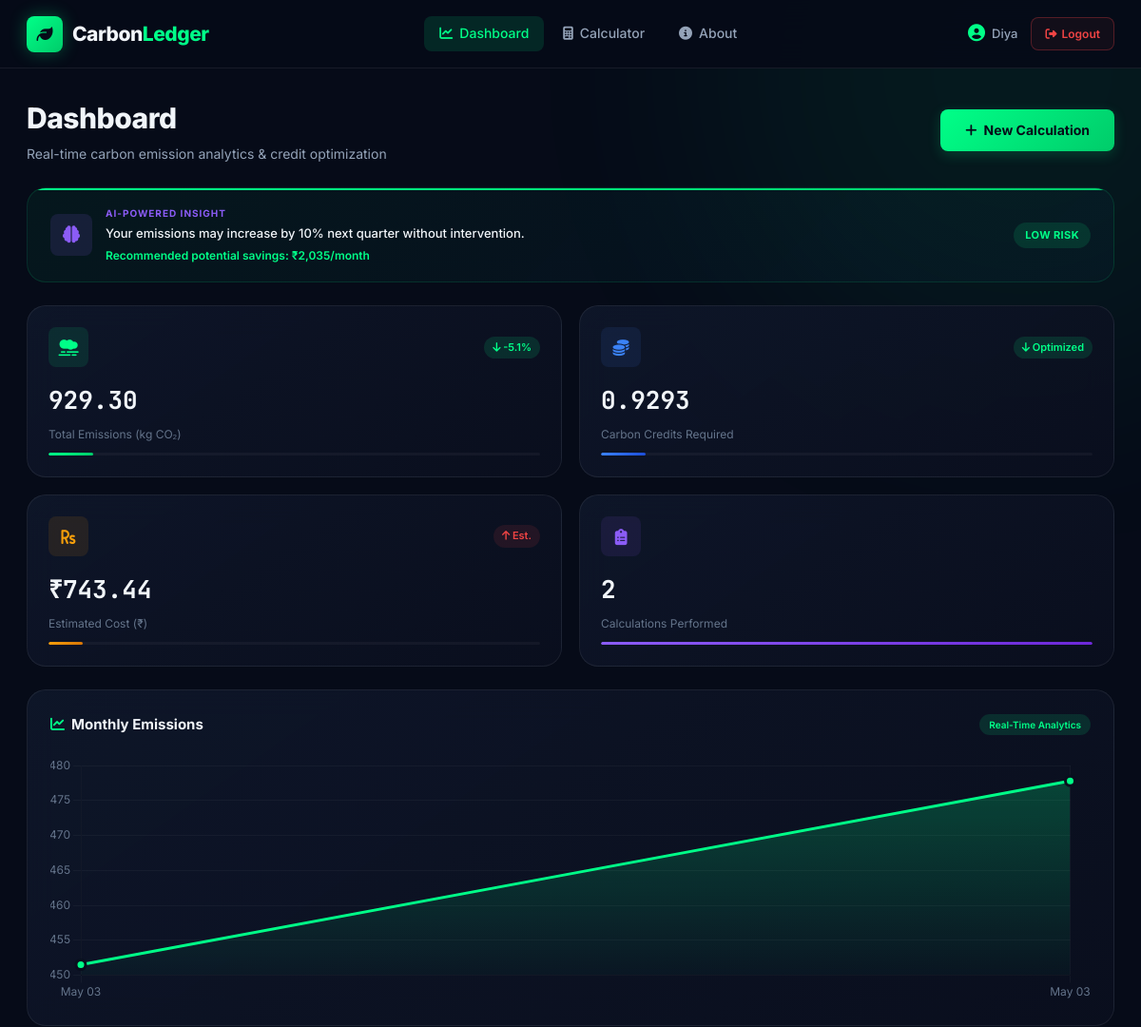
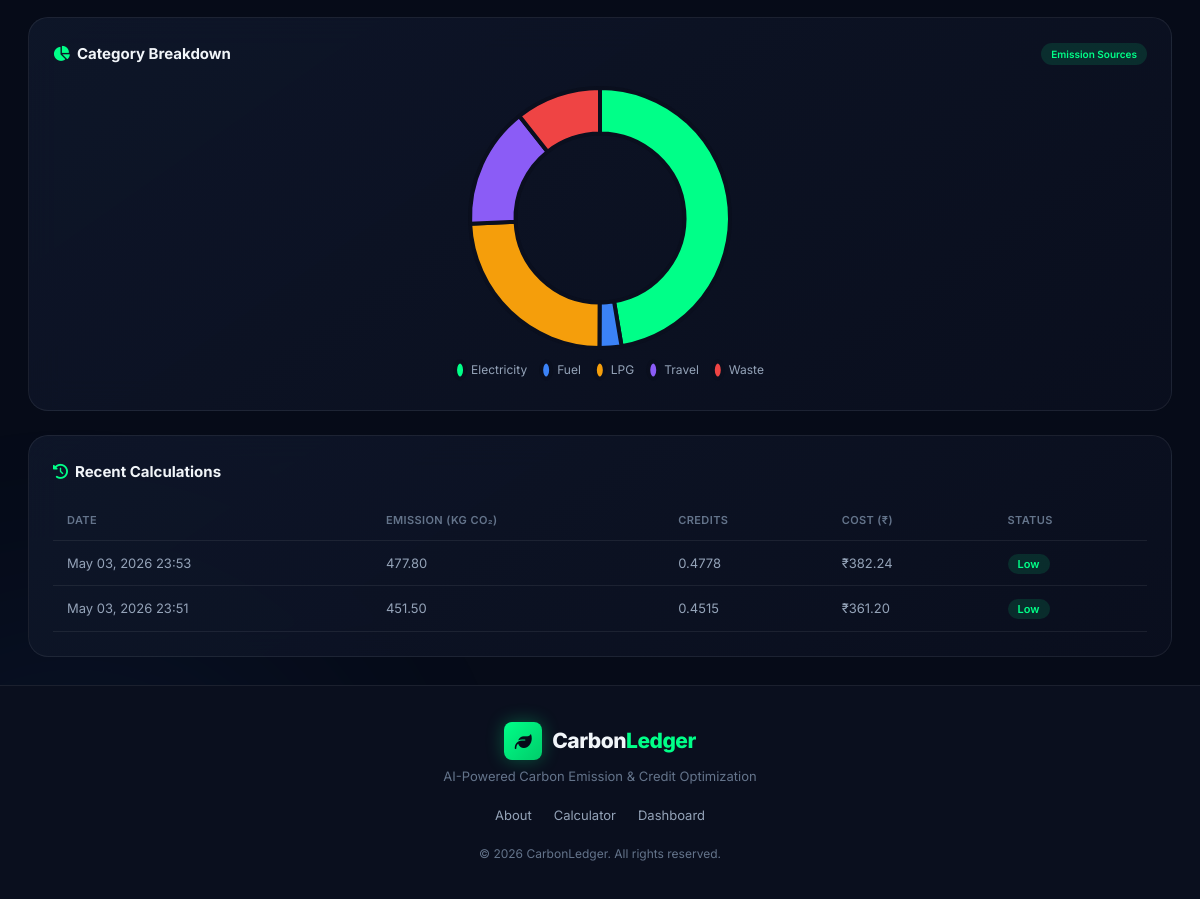
The page /dashboard/ (signed in) on the database its author committed (2 pictures, top to bottom).
### calculator/models.py (models this page shows, shortened)
class EmissionRecord(models.Model):
    user = models.ForeignKey(User, on_delete=models.CASCADE, related_name='emissions')
    electricity_kwh = models.FloatField(default=0)
    fuel_litres = models.FloatField(default=0)
    lpg_cylinders = models.FloatField(default=0)
    travel_km = models.FloatField(default=0)
    waste_kg = models.FloatField(default=0)
    total_emission = models.FloatField(default=0)
    carbon_credits = models.FloatField(default=0)
    estimated_cost = models.FloatField(default=0)
    electricity_emission = models.FloatField(default=0)
    fuel_emission = models.FloatField(default=0)
    lpg_emission = models.FloatField(default=0)
    travel_emission = models.FloatField(default=0)
    waste_emission = models.FloatField(default=0)
    created_at = models.DateTimeField(auto_now_add=True)
    class Meta:
        ordering = ['-created_at']

### calculator/views.py (the view)
# urls.py: path('dashboard/', views.dashboard_view, name='dashboard'),
@login_required(login_url='login')
def dashboard_view(request):
    recs = EmissionRecord.objects.filter(user=request.user)
    total_em = recs.aggregate(Sum('total_emission'))['total_emission__sum'] or 0
    total_cr = recs.aggregate(Sum('carbon_credits'))['carbon_credits__sum'] or 0
    total_co = recs.aggregate(Sum('estimated_cost'))['estimated_cost__sum'] or 0
    cnt = recs.count()
    ee = recs.aggregate(Sum('electricity_emission'))['electricity_emission__sum'] or 0
    fe = recs.aggregate(Sum('fuel_emission'))['fuel_emission__sum'] or 0
    le = recs.aggregate(Sum('lpg_emission'))['lpg_emission__sum'] or 0
    te = recs.aggregate(Sum('travel_emission'))['travel_emission__sum'] or 0
    we = recs.aggregate(Sum('waste_emission'))['waste_emission__sum'] or 0
    recent = list(recs[:6])
    m_labels = [r.created_at.strftime('%b %d') for r in reversed(recent)]
    m_data = [float(r.total_emission) for r in reversed(recent)]
    fi = generate_fake_insight(total_em)
    return render(request, 'dashboard.html', {
        'total_emission': round(total_em, 2),
        'total_credits': round(total_cr, 4),
        'total_cost': round(total_co, 2),
        'record_count': cnt,
        'monthly_labels': m_labels,
        'monthly_data': m_data,
        'cat_labels': ['Electricity', 'Fuel', 'LPG', 'Travel', 'Waste'],
        'cat_data': [float(ee), float(fe), float(le), float(te), float(we)],
        'fake_insight': fi,
        'recent_records': recs[:5],
    })

### calculator/utils.py (called while the page is built)
def generate_fake_insight(total):
    pct = random.randint(5, 18)
    sav = random.randint(800, 5000)
    return {
        'prediction': f"Your emissions may increase by {pct}% next quarter without intervention.",
        'saving': f"Recommended potential savings: ₹{sav:,}/month",
        'rating': 'Moderate Risk' if total > 3000 else 'Low Risk',
        'trend': 'up' if total > 2000 else 'down',
    }

### templates/dashboard.html (shortened to what this page needs)
{% extends 'base.html' %}
{% block nd %}act{% endblock %}
{% block content %}
<div class="dash">
    <div class="phdr">
        <div><h1 class="ptl">Dashboard</h1><p class="pstl">Real-time carbon emission analytics & credit optimization</p></div>
        <a href="{% url 'calculator_input' %}" class="bp"><i class="fas fa-plus"></i> New Calculation</a>
    </div>
    <div class="insb">
        <div class="insi"><i class="fas fa-brain"></i></div>
        <div>
            <span class="inslb">AI-Powered Insight</span>
            <p class="instx">{{ fake_insight.prediction }}</p>
            <p class="inssv">{{ fake_insight.saving }}</p>
        </div>
        <div class="insbg {{ fake_insight.rating|lower|cut:' ' }}">{{ fake_insight.rating }}</div>
    </div>
    <div class="sgrid">
        <div class="scard cd">
            <div class="sch"><div class="sico ib-g"><i class="fas fa-smog"></i></div><span class="str {% if fake_insight.trend == 'up' %}up{% else %}dn{% endif %}"><i class="fas fa-arrow-{% if fake_insight.trend == 'up' %}up{% else %}down{% endif %}"></i> {% if fake_insight.trend == 'up' %}+8.3%{% else %}-5.1%{% endif %}</span></div>
            <div class="sval">{{ total_emission|floatformat:2 }}</div>
            <div class="slab">Total Emissions (kg CO₂)</div>
            <div class="sbar"><div class="sbf sbf-e" style="width:{% widthratio total_emission 10000 100 %}%;max-width:100%"></div></div>
        </div>
        <div class="scard cd">
            <div class="sch"><div class="sico ib-b"><i class="fas fa-coins"></i></div><span class="str dn"><i class="fas fa-arrow-down"></i> Optimized</span></div>
            <div class="sval">{{ total_credits|floatformat:4 }}</div>
            <div class="slab">Carbon Credits Required</div>
            <div class="sbar"><div class="sbf sbf-c" style="width:{% widthratio total_credits 10 100 %}%;max-width:100%"></div></div>
        </div>
        <div class="scard cd">
            <div class="sch"><div class="sico ib-o"><i class="fas fa-rupee-sign"></i></div><span class="str up"><i class="fas fa-arrow-up"></i> Est.</span></div>
            <div class="sval">₹{{ total_cost|floatformat:2 }}</div>
            <div class="slab">Estimated Cost (₹)</div>
            <div class="sbar"><div class="sbf sbf-o" style="width:{% widthratio total_cost 10000 100 %}%;max-width:100%"></div></div>
        </div>
        <div class="scard cd">
            <div class="sch"><div class="sico ib-p"><i class="fas fa-clipboard-list"></i></div></div>
            <div class="sval">{{ record_count }}</div>
            <div class="slab">Calculations Performed</div>
            <div class="sbar"><div class="sbf sbf-p" style="width:100%"></div></div>
        </div>
    </div>
    <div class="cgrid">
        <div class="ccard cd">
            <div class="cchdr"><h3><i class="fas fa-chart-line"></i> Monthly Emissions</h3><span class="ccb">Real-Time Analytics</span></div>
            <div class="cbdy"><canvas id="mChart"></canvas></div>
        </div>
        <div class="ccard cd">
            <div class="cchdr"><h3><i class="fas fa-chart-pie"></i> Category Breakdown</h3><span class="ccb">Emission Sources</span></div>
            <div class="cbdy cbdy-d"><canvas id="cChart"></canvas></div>
        </div>
    </div>
    <div class="recc cd">
        <div class="recch"><h3><i class="fas fa-history"></i> Recent Calculations</h3></div>
        <div class="rtw">
            {% if recent_records %}
            <table class="rtbl">
                <thead><tr><th>Date</th><th>Emission (kg CO₂)</th><th>Credits</th><th>Cost (₹)</th><th>Status</th></tr></thead>
                <tbody>
                {% for r in recent_records %}
                <tr>
                    <td>{{ r.created_at|date:"M d, Y H:i" }}</td>
                    <td>{{ r.total_emission|floatformat:2 }}</td>
                    <td>{{ r.carbon_credits|floatformat:4 }}</td>
                    <td>₹{{ r.estimated_cost|floatformat:2 }}</td>
                    <td><span class="stbdg {% if r.total_emission > 3000 %}st-hi{% elif r.total_emission > 1000 %}st-md{% else %}st-lo{% endif %}">{% if r.total_emission > 3000 %}High{% elif r.total_emission > 1000 %}Medium{% else %}Low{% endif %}</span></td>
                </tr>
                {% endfor %}
                </tbody>
            </table>
            {% else %}
            <div class="empts"><i class="fas fa-leaf"></i><p>No calculations yet. Start your first emission analysis!</p><a href="{% url 'calculator_input' %}" class="bp bsm"><i class="fas fa-plus"></i> Start Analysis</a></div>
            {% endif %}
        </div>
    </div>
</div>
{% endblock %}
{% block extra_js %}
<script>
const mCtx=document.getElementById('mChart').getContext('2d');
const mGr=mCtx.createLinearGradient(0,0,0,260);
mGr.addColorStop(0,'rgba(0,255,136,0.25)');mGr.addColorStop(1,'rgba(0,255,136,0)');
new Chart(mCtx,{type:'line',data:{labels:{{ monthly_labels|safe }},datasets:[{label:'Emissions (kg CO₂)',data:{{ monthly_data|safe }},borderColor:'#00ff88',backgroundColor:mGr,fill:true,tension:.4,borderWidth:3,pointBackgroundColor:'#00ff88',pointBorderColor:'#0a0f1e',pointBorderWidth:3,pointRadius:5,pointHoverRadius:8}]},options:{responsive:true,maintainAspectRatio:false,plugins:{legend:{display:false}},scales:{x:{grid:{color:'rgba(255,255,255,.04)'},ticks:{color:'#64748b',font:{family:'Inter'}}},y:{grid:{color:'rgba(255,255,255,.04)'},ticks:{color:'#64748b',font:{family:'Inter'}}}}}});
new Chart(document.getElementById('cChart').getContext('2d'),{type:'doughnut',data:{labels:{{ cat_labels|safe }},datasets:[{data:{{ cat_data|safe }},backgroundColor:['#00ff88','#3b82f6','#f59e0b','#8b5cf6','#ef4444'],borderColor:'#0a0f1e',borderWidth:4,hoverOffset:10}]},options:{responsive:true,maintainAspectRatio:false,cutout:'65%',plugins:{legend:{position:'bottom',labels:{color:'#94a3b8',padding:14,font:{family:'Inter',size:12},usePointStyle:true,pointStyleWidth:10}}}}});
</script>
{% endblock %}

### templates/base.html (shortened to what this page needs)
<!DOCTYPE html>
<html lang="en">
<head>
    <link rel="stylesheet" href="https://cdnjs.cloudflare.com/ajax/libs/font-awesome/6.5.1/css/all.min.css">
</head>
<body>
    {% if user.is_authenticated %}
    <nav class="nav">
        <div class="nav-in">
            <a href="{% url 'dashboard' %}" class="logo">
                <div class="logo-i"><i class="fas fa-leaf"></i></div>
                <span class="logo-t">Carbon<span class="a">Ledger</span></span>
            </a>
            <div class="nav-ls" id="navLinks">
                <a href="{% url 'dashboard' %}" class="nav-l {% block nd %}{% endblock %}"><i class="fas fa-chart-line"></i> Dashboard</a>
                <a href="{% url 'calculator_input' %}" class="nav-l {% block nc %}{% endblock %}"><i class="fas fa-calculator"></i> Calculator</a>
                <a href="{% url 'about' %}" class="nav-l {% block na %}{% endblock %}"><i class="fas fa-info-circle"></i> About</a>
            </div>
            <div class="nav-r" id="navRight">
                <div class="ubadge"><i class="fas fa-user-circle"></i> {{ user.username }}</div>
                <a href="{% url 'logout' %}" class="btn-lo"><i class="fas fa-sign-out-alt"></i> Logout</a>
            </div>
        </div>
    </nav>
    {% endif %}
    <main class="mc {% block mcls %}{% endblock %}">
        {% block content %}{% endblock %}
    </main>
    <footer class="ftr">
        <div class="ftr-c">
            <div class="ftr-b">
                <div class="logo" style="justify-content:center;margin-bottom:6px">
                    <div class="logo-i"><i class="fas fa-leaf"></i></div>
                    <span class="logo-t">Carbon<span class="a">Ledger</span></span>
                </div>
                <p class="ftr-tg">AI-Powered Carbon Emission & Credit Optimization</p>
            </div>
            <div class="ftr-l">
                <a href="{% url 'about' %}">About</a>
                <a href="{% url 'calculator_input' %}">Calculator</a>
                <a href="{% url 'dashboard' %}">Dashboard</a>
            </div>
            <div class="ftr-bt"><p>&copy; 2026 CarbonLedger. All rights reserved.</p></div>
        </div>
    </footer>
    {% block extra_js %}{% endblock %}
</body>
</html>

### rows shown on the page
EmissionRecord: created_at "May 03, 2026 23:53", total_emission "477.80", carbon_credits "0.4778", estimated_cost "382.24", shows "Low"
EmissionRecord: created_at "May 03, 2026 23:51", total_emission "451.50", carbon_credits "0.4515", estimated_cost "361.20", shows "Low"

### other values the page prints
{{ user.username }} "Diya"
{{ fake_insight.prediction }} "Your emissions may increase by 10% next quarter without intervention."
{{ fake_insight.saving }} "Recommended potential savings: ₹2,035/month"
{{ fake_insight.rating }} "LOW RISK"
{{ total_emission|floatformat:2 }} "929.30"
{{ total_credits|floatformat:4 }} "0.9293"
{{ total_cost|floatformat:2 }} "743.44"
{{ record_count }} "2"
chart data {{ monthly_data|safe }} [451.5, 477.8]
chart data {{ cat_data|safe }} [440.0, 25.3, 225.0, 140.0, 99.0]
